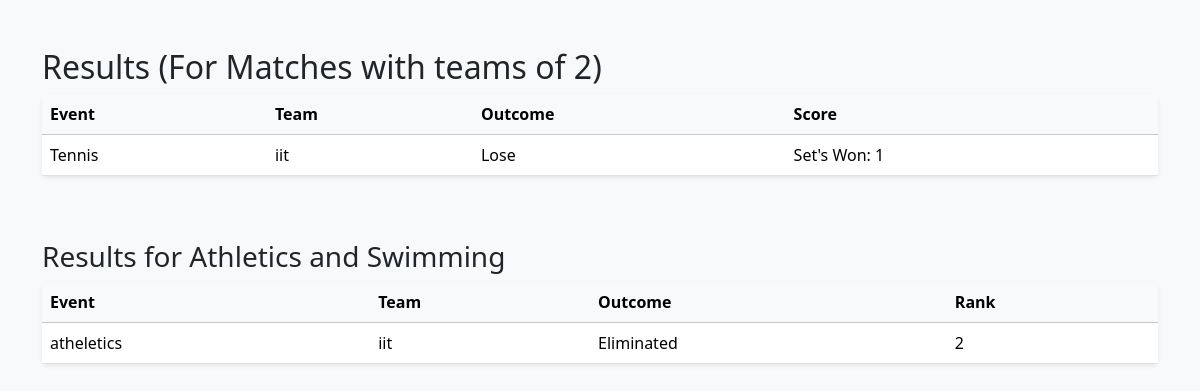
The app's page /results_view/ (signed in) with its own data.
### users/models.py (models this page shows, shortened)
class Result(models.Model):
    event = models.ForeignKey(Event, on_delete=models.CASCADE)
    team=   models.ForeignKey(Team, on_delete=models.CASCADE)
    outcome = models.CharField(max_length=20, choices=[
        ("Win", "Win"),
        ("Lose", "Lose"),
        ("Draw", "Draw"),
    ])
    scoretype= models.CharField(max_length=20, choices=[
        ("Runs","Runs Scored"),
        ("Goals","Goals Scored"),
        ("Sets's Won","Set's Won"),
    ])
    score=models.IntegerField()

class Event(models.Model):
    GENDER_CHOICES = [
        ('M', 'Male'),
        ('F', 'Female'),
        ('X', 'Mixed'),
    ]
    name = models.CharField(max_length=255)
    sport = models.CharField(max_length=255)
    gender = models.CharField(max_length=1, choices=GENDER_CHOICES)
    max_team_size = models.PositiveIntegerField()

class Team(models.Model):
    event = models.ForeignKey(Event, on_delete=models.CASCADE, related_name="teams")
    college = models.ForeignKey(College, on_delete=models.CASCADE)
    members = models.ManyToManyField(UserProfile, blank=True)
    class Meta:
        unique_together = ('event', 'college')  # Ensures one team per college per event

class College(models.Model):
    name = models.CharField(max_length=255, unique=True)
    def __str__(self):
        return self.name

class Result_Many(models.Model):
    event = models.ForeignKey(Event, on_delete=models.CASCADE)
    team=   models.ForeignKey(Team, on_delete=models.CASCADE)
    outcome = models.CharField(max_length=20, choices=[
        ("Qualified", "Qualified"),
        ("Eliminated", "Eliminated"),
    ])
    rank=models.IntegerField()

### users/views.py (the view)
# urls.py: path("results_view/",views.user_results_view,name='user_results_view'),
def user_results_view(request):
    profile = UserProfile.objects.filter(user=request.user).first()
    college=profile.college
    team_result = Result.objects.filter(team__college=college)
    many_result = Result_Many.objects.filter(team__college=college)
    return render(request,'users/result.html',{'team_results':team_result,'many_results':many_result})

### users/templates/users/result.html (shortened to what this page needs)
{% load static %}
<!DOCTYPE html>
<html>
<head>
    <link href="https://cdn.jsdelivr.net/npm/bootstrap@5.3.3/dist/css/bootstrap.min.css" rel="stylesheet">
</head>
<body class="bg-light">
<div class="container py-5">
    <h2>Results (For Matches with teams of 2)</h2>
    {% if team_results %}
    <table class="table table-hover bg-white shadow-sm rounded">
        <thead class="table-light">
            <tr>
                <th>Event</th>
                <th>Team</th>
                <th>Outcome</th>
                <th>Score</th>
            </tr>
        </thead>
        <tbody>
            {% for result in team_results %}
            <tr>
                <td>{{ result.event.name }}</td>
                <td>{{ result.team.college }}</td>
                <td>{{ result.get_outcome_display }}</td>
                <td>{{ result.get_scoretype_display }}: {{ result.score }}</td>
            </tr>
            {% endfor %}
        </tbody>
    </table>
    {% else %}
        <p>No team results available.</p>
    {% endif %}
    <br><br>
    <h3>Results for Athletics and Swimming</h3>
    {% if many_results %}
    <table class="table table-hover bg-white shadow-sm rounded">
        <thead class="table-light">
            <tr>
                <th>Event</th>
                <th>Team</th>
                <th>Outcome</th>
                <th>Rank</th>
            </tr>
        </thead>
        <tbody>
            {% for result in many_results %}
            <tr>
                <td>{{ result.event.name }}</td>
                <td>{{ result.team.college }}</td>
                <td>{{ result.get_outcome_display }}</td>
                <td>{{ result.rank }}</td>
            </tr>
            {% endfor %}
        </tbody>
    </table>
    {% else %}
        <p>No individual/multiple results available.</p>
    {% endif %}
</div>
</body>
</html>

### records on screen
Result: event.name "Tennis", team.college "iit", outcome "Lose", scoretype "Set's Won", score "1"
Result_Many: event.name "atheletics", team.college "iit", outcome "Eliminated", rank "2"
